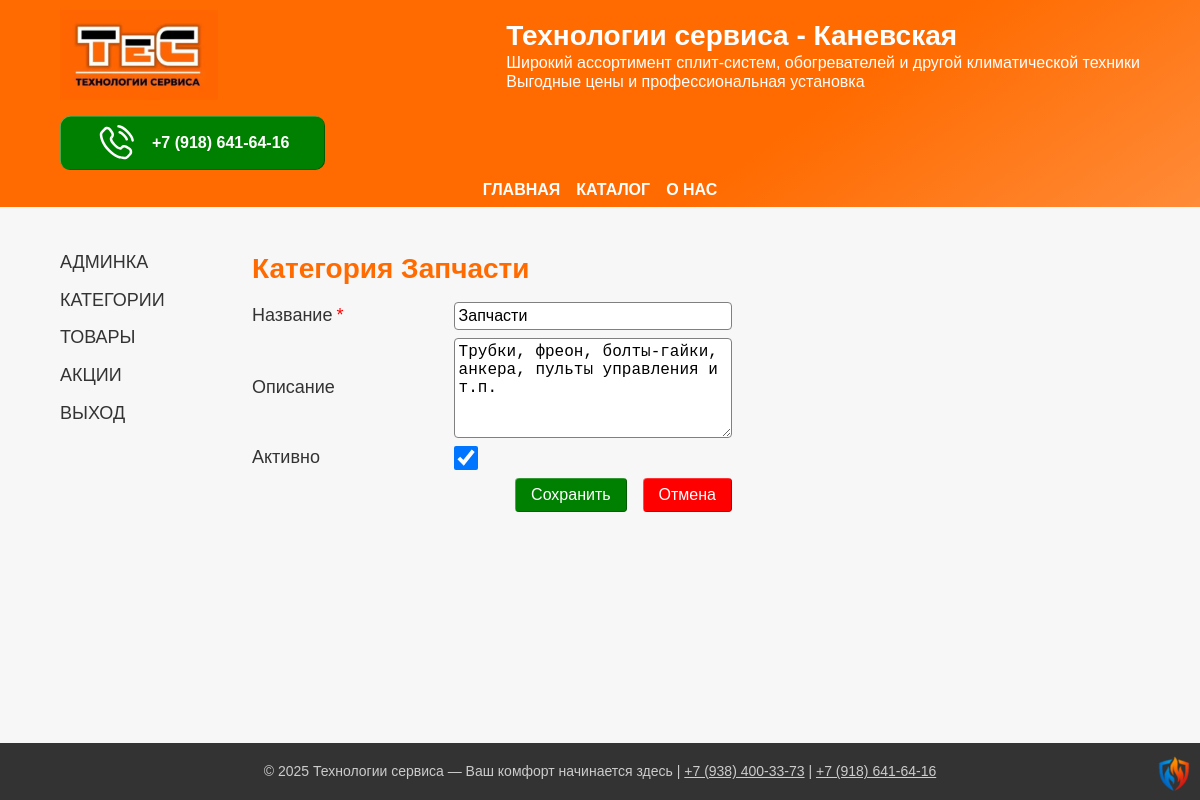
Screenshot of /dash/categories/Запчасти with the database file from the repository.
### app/models.py (models this page shows, shortened)
class Category(db.Model):
    __tablename__ = 'categories'
    id = db.Column(db.Integer, primary_key=True)
    name = db.Column(db.String(64), nullable=False, unique=True)
    description = db.Column(db.Text, nullable=True)
    active = db.Column(db.Boolean, default=True)

### app/urls.py (the view, shortened to what this page needs)
@login_required
@app.route('/dash/categories/<string:name>', methods=["GET", "POST"])
def category(name):
    cat = Category.query.filter_by(name=name).first()
    if not cat:
        return redirect(url_for('categories'))
    form = CategoryForm(obj=cat)
    return render_template('category.html',
                           title=f"Категория {name}",
                           form=form)

### app/forms.py
class CategoryForm(FlaskForm):
    id = IntegerField()
    name = StringField('Название', validators=[DataRequired(DATA_REQUIRED_MESSAGE), Length(min=3, max=64)])
    description = TextAreaField('Описание', validators=[
        Optional(),
        Length(max=500, message='Максимум 500 символов')
    ])
    active = BooleanField('Активно', default=True)
    submit_new = SubmitField('Создать')
    submit_save = SubmitField('Сохранить')
    submit_cancel = SubmitField('Отмена')
    submit_end = SubmitField('Завершить')

### app/templates/category.html (shortened to what this page needs)
{% extends "private.html" %}
{% block article %}
<h2>{{title}}</h2>
      <form id="form-category" class="form-input" action="" method="post">
            <div class="form-fields-block">
                <div class="form-field">
                <div class="form-field--label">
                    {{ form.name.label(class="field-label") }}
                    <span style="color: red;">*</span>
                </div>
                <div class="form-field--input">{{ form.name(class="field-input") }}</div>
            </div>
                <div class="form-field">
                    <div class="form-field--label">{{ form.description.label(class="field-label") }}</div>
                    <div class="form-field--input">{{ form.description(class="field-input", rows=5) }}</div>
                </div>
                <div class="form-field">
                    <div class="form-field--label">
                        {{ form.active.label(class="field-label") }}
                    </div>
                    <div class="form-field--input">{{ form.active(class="chekcbox-input") }}</div>
                </div>
                <div class="form-submits">
                  {{ form.submit_save(class="form-submit submit-green") }}
                  {{ form.submit_cancel(class="form-submit submit-red") }}
                </div>
            </div>
      </form>
{% endblock %}

### app/static/css/style.css (style rules this page uses)
:root { --wrapper-max: 75rem; --wrapper-big: 64rem; --wrapper-middle: 50rem; --wrapper-small: 25rem; --color-green-hover: rgb(58, 206, 0); --color-red-hover: rgb(255, 125, 0); --color-heads-color: #ff6b00; --color-background: #f7f7f7; --color-shadow: #000000A0; --base-transition: 0.2s ease-in-out; }
body { font-family: Geneva, Arial, Helvetica, sans-serif; background-color: var(--color-background); color: #333; display: flex; flex-direction: column; min-height: 100vh; justify-content: space-between; align-content: space-between; container-type: inline-size; container-name: body-size; }
h2 { font-size: 1.75rem; }
h1, h2, h3 { color: #ff6b00; display: block; }
.form-input { display: flex; gap: 1rem; flex-wrap: wrap; }
.form-fields-block, .form-image-block { min-width: 360px; max-width: 30rem; display: flex; flex-direction: column; gap: 0.5rem; flex-grow: 1; }
.form-field, .form-field--checkbox { display: grid; gap: 1rem; grid-template-columns: 2fr 3fr; }
.form-field--label, .form-field--input { display: flex; flex-wrap: wrap; gap: 0.25rem; align-content: center; }
.field-input, .date-input { width: 100%; }
.field-input, .date-input, .chekcbox-input { margin: 0; padding: 0.25rem; font-size: 1rem; border-radius: 0.25em; border: 1px solid grey; }
.chekcbox-input { width: 1.5rem; height: 1.5rem; }
.form-submit { margin: 0; padding: 0.5rem 1rem; font-size: 1rem; border-radius: 0.25em; border: none; box-shadow: inset -0.75px -0.5px rgba(0, 0, 0, 0.4), inset +0.75px +0.5px rgba(255, 255, 255, 0.4); }
.form-submits { display: flex; flex-wrap: wrap; gap: 1rem; justify-content: end; }
.submit-green { color: white; background-color: green; }
.submit-red { color: white; background-color: red; }

### rows the page displays
Category: name "Запчасти", description "Трубки, фреон, болты-гайки, анкера, пульты управления и т.п.", active "☑"

### other values shown
{{ title }} "Категория Запчасти"
